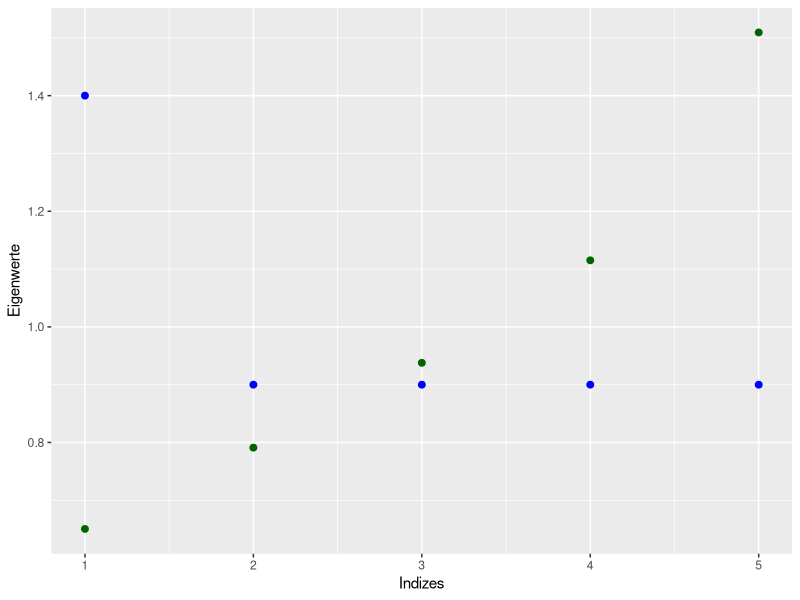
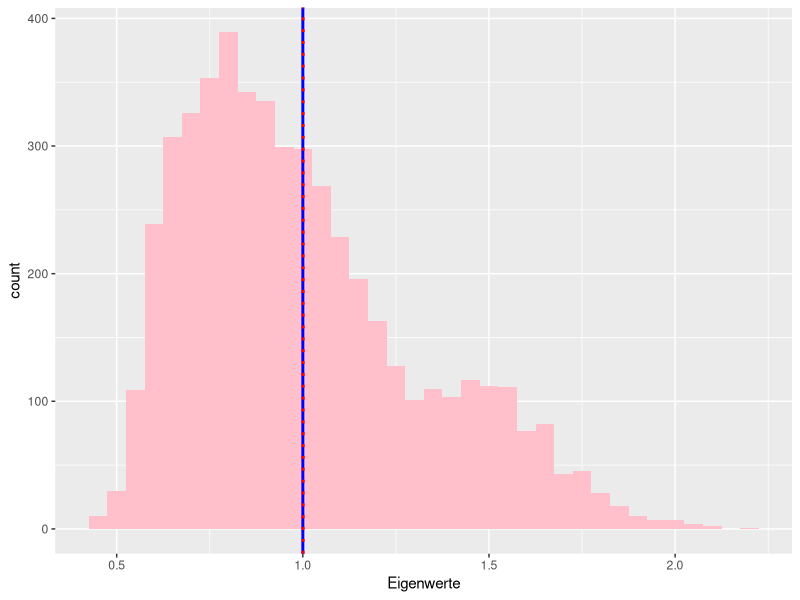
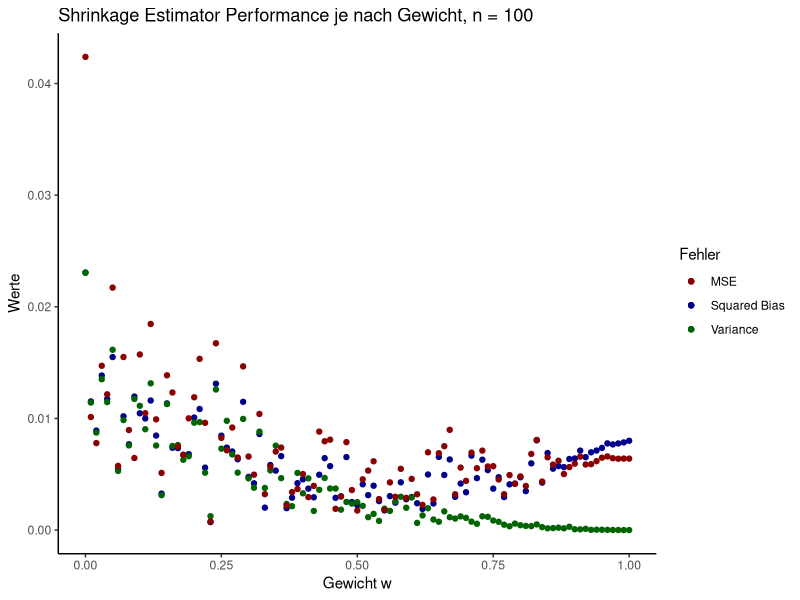
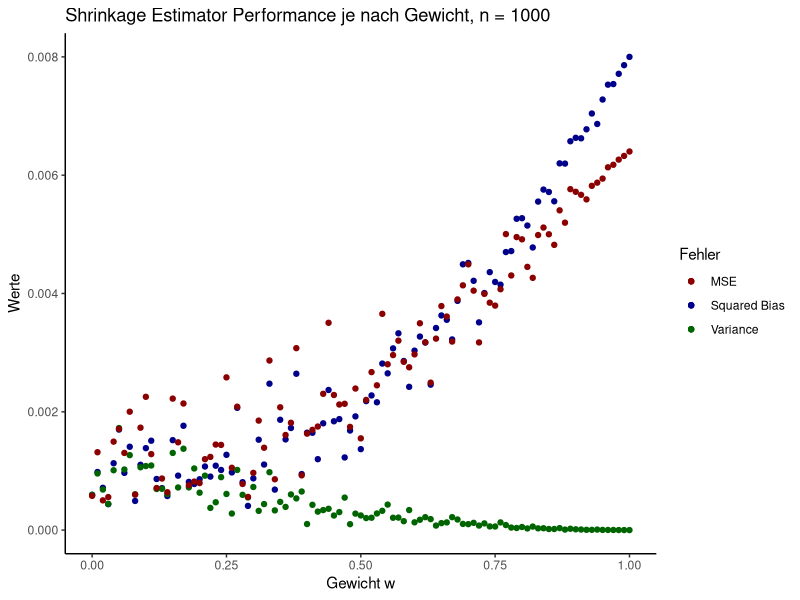

These figures' R source, in order:
library(tidyverse)
library
library(MASS)

# Vorbereitung

n <- 100
Sigma <- matrix(c( 1 , rep (.1 ,4) , .1 , 1 , rep ( .1 , 3 ) , .1 , .1 , 1 , .1 , .1 , rep(.1 ,3) ,1 ,.1 , rep (.1 ,4) ,1) ,5 ,5)
mu <- c(rep(0,5))
View(Sigma)
?mvrnorm

X <- mvrnorm(n, mu, Sigma)
# X in R^{n \times p}
View(X)

## Aufgabe a)

M <- 1000
true_eigenvalues <- eigen(Sigma)$values
print(true_eigenvalues)

storage_ev <- matrix(0, nrow = M, ncol = 5)
for (i in (1:M)){
  X <- mvrnorm(n, mu, Sigma)
  S <- (1/n) * t(X) %*% X
  storage_ev[i,] <- sort(eigen(S)$values)
}
calc_ev <- sort((1/M) * colSums(storage_ev))
calc_ev

indizes <- c(1,2,3,4,5)

ggplot() +
  geom_point(aes(x=indizes, y = true_eigenvalues), size = 2, color = "blue") +
  geom_point(aes(x=indizes, y = calc_ev), size = 2, color = "darkgreen") +
  labs(x = "Indizes", y = "Eigenwerte", titel = "Wahre & Berechnete Eigenwerte")

calc_ev_df <- data.frame( Eigenwerte = c(storage_ev))

ggplot(calc_ev_df, aes(x=Eigenwerte)) +
  geom_histogram(fill="pink", binwidth = 0.05) +
  geom_vline(xintercept = mean(true_eigenvalues), color = "blue", linetype = "solid", linewidth = 1) +
  geom_vline(xintercept = mean(c(calc_ev)), color = "red", linetype = "dotted", linewidth = 1) 
  


# Aufgabe b)


w <- 0:100/100
gamma <- (1/5) * sum(diag(Sigma))

fehler_berechnen <- function(M, n, w){
  storage <- matrix(0, nrow = 1000, ncol = 3)
  I <- diag(1, nrow = 5, ncol = 5)
  for (i in (1:M)){
    X <- mvrnorm(n, mu, Sigma)
    S <- (1/n) * t(X) %*% X
    shrinkage <- w * gamma * I + (1-w) * S
    # bias
    storage[i,1] <- (1/5) * norm(shrinkage - Sigma, type = "F")
    # variance 
    storage[i,2] <- ((1/5) * norm(shrinkage - (w * gamma * I + (1-w) * Sigma), type = "F"))^2
    # MSE
    storage[i,3] <- ((1/5) * norm(shrinkage - Sigma))^2
  }
  squared_bias <- mean(storage[i,1])^2
  variance <- mean(storage[i,2])
  mse <- mean(storage[i,3])
  return(c(squared_bias, variance, mse))
}

ergebnisse <- data.frame(matrix(nrow = 101, ncol = 4))
colnames(ergebnisse) <- c('w', 'SquaredBias', 'Variance', 'MSE')
ergebnisse$w <- w

for (i in (1:101)){
  ergebnisse[i,2:4] <- fehler_berechnen(M, n=100, w[i])
}
View(ergebnisse)

ggplot() + 
  geom_point(aes(x=ergebnisse$w, y = ergebnisse$SquaredBias, color = "Squared Bias"), show.legend = TRUE) + 
  geom_point(aes(x=ergebnisse$w, y = ergebnisse$Variance, color = "Variance"), show.legend = TRUE) + 
  geom_point(aes(x=ergebnisse$w, y = ergebnisse$MSE, color = "MSE"), show.legend = TRUE) + 
  labs(x = "Gewicht w", y = "Werte", title = "Shrinkage Estimator Performance je nach Gewicht, n = 100") +
  scale_color_manual(
    values = c("Squared Bias" = "darkblue", "Variance" = "darkgreen", "MSE" = "darkred"),
    name = "Fehler"
  ) + 
  theme_classic()

# jetzt mit n = 1000

ergebnisse_mod <- data.frame(matrix(nrow = 101, ncol = 4))
colnames(ergebnisse_mod) <- c('w', 'SquaredBias', 'Variance', 'MSE')
ergebnisse_mod$w <- w

for (i in (1:101)){
  ergebnisse_mod[i,2:4] <- fehler_berechnen(M, n=1000, w[i])
  print(i)
}

ggplot() + 
  geom_point(aes(x=ergebnisse_mod$w, y = ergebnisse_mod$SquaredBias, color = "Squared Bias"), show.legend = TRUE) + 
  geom_point(aes(x=ergebnisse_mod$w, y = ergebnisse_mod$Variance, color = "Variance"), show.legend = TRUE) + 
  geom_point(aes(x=ergebnisse_mod$w, y = ergebnisse_mod$MSE, color = "MSE"), show.legend = TRUE) + 
  labs(x = "Gewicht w", y = "Werte", title = "Shrinkage Estimator Performance je nach Gewicht, n = 1000") +
  scale_color_manual(
    values = c("Squared Bias" = "darkblue", "Variance" = "darkgreen", "MSE" = "darkred"),
    name = "Fehler"
  ) + 
  theme_classic()
